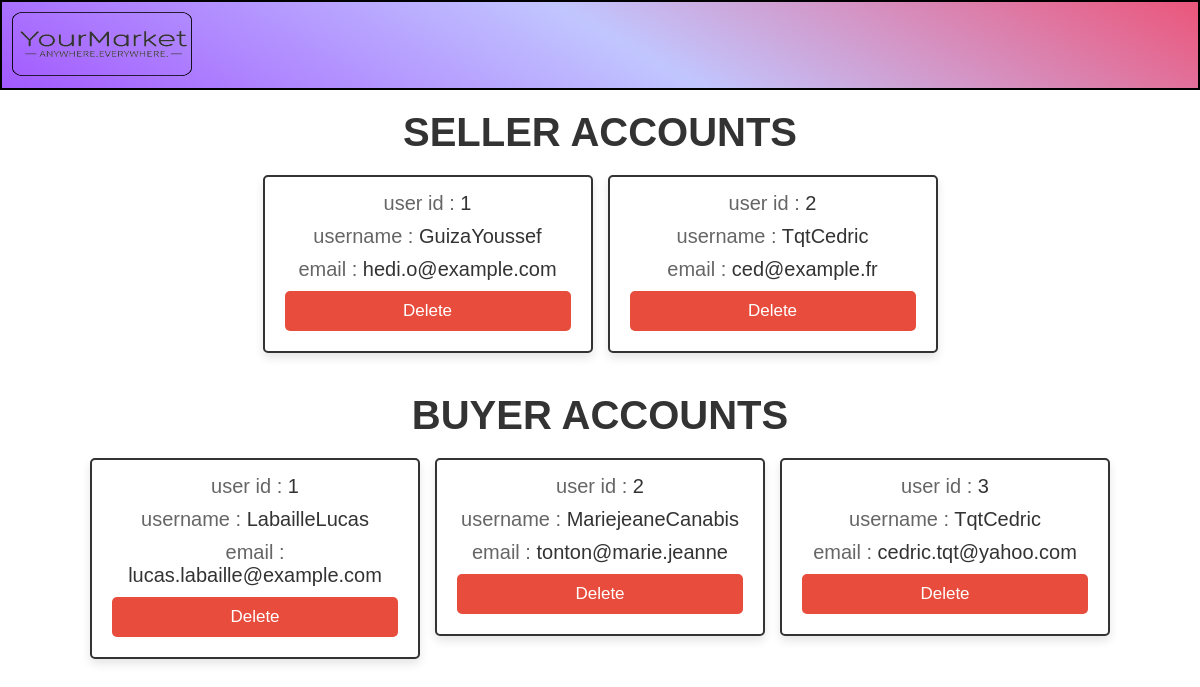
The page /php/admin-view.php (signed in) on the database as committed earlier.
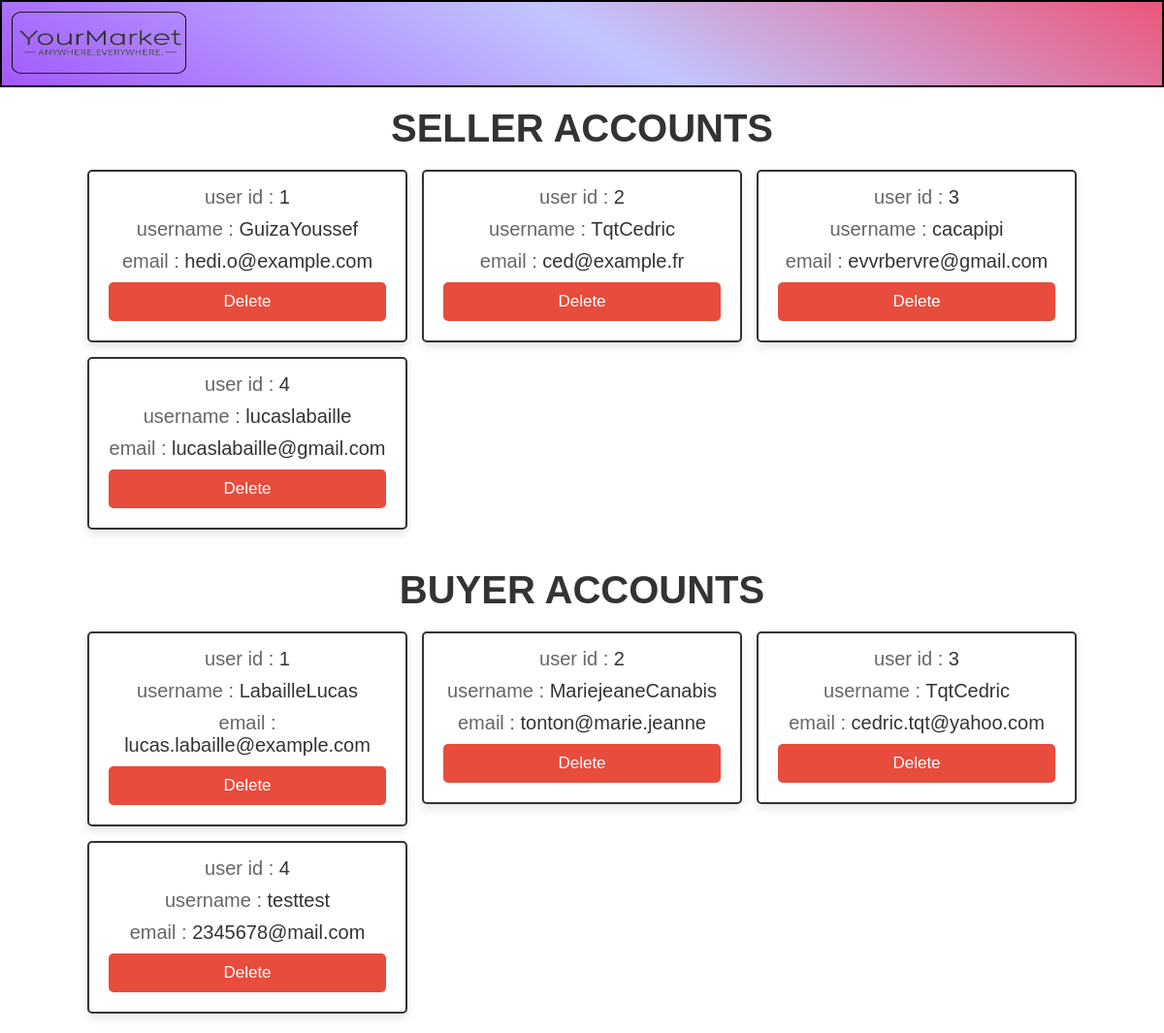
The same page on the database as committed later.
### tables this page shows
CREATE TABLE IF NOT EXISTS `seller` (
  `ID_Seller` int NOT NULL AUTO_INCREMENT,
  `lastname` varchar(20) NOT NULL,
  `firstname` varchar(20) NOT NULL,
  `phone` varchar(10) DEFAULT NULL,
  `dateofbirth` date NOT NULL,
  `email` varchar(200) NOT NULL,
  `password` varchar(255) NOT NULL,
  PRIMARY KEY (`ID_Seller`),
  UNIQUE KEY `email` (`email`)
);

CREATE TABLE IF NOT EXISTS `buyer` (
  `ID_Buyer` int NOT NULL AUTO_INCREMENT,
  `lastname` varchar(20) NOT NULL,
  `firstname` varchar(20) NOT NULL,
  `dateofbirth` date NOT NULL,
  `phone` varchar(10) DEFAULT NULL,
  `email` varchar(200) NOT NULL,
  `password` varchar(255) NOT NULL,
  PRIMARY KEY (`ID_Buyer`),
  UNIQUE KEY `email` (`email`)
);

### php/admin-view.php (the view, shortened to what this page needs)
<?php
$mysqli = require __DIR__ . "/connecdb.php";
?>
<!DOCTYPE html>
<html lang="en">
<head>
    <link rel="stylesheet" href="../css/admin-view.css">
</head>
<body>
<div id="navbar">
    <div class="nav-logo">
        <a href="logout_admin.php"> <img src="../image/logo-2.png" alt="Logo" height="64" width="180"></a>
    </div>
</div>
<section class="accounts">
    <h1 class="heading">Seller Accounts</h1>
    <div class="box-container">
        <?php
        $select_accounts = $mysqli->prepare("SELECT * FROM `seller`");
        $select_accounts->execute();
        $result = $select_accounts->get_result();
        if ($result->num_rows > 0) {
            while ($fetch_accounts = $result->fetch_assoc()) {
                ?>
                <div class="box">
                    <p> user id : <span><?= $fetch_accounts['ID_Seller']; ?></span> </p>
                    <p> username : <span><?= $fetch_accounts['lastname']; ?><?= $fetch_accounts['firstname']; ?></span> </p>
                    <p> email : <span><?= $fetch_accounts['email']; ?></span> </p>
                    <a href="admin-view.php?delete1=<?= $fetch_accounts['ID_Seller']; ?>" onclick="return confirm('Delete this account? The user-related information will also be deleted!')" class="delete-btn">Delete</a>
                </div>
                <?php
            }
        } else {
            echo '<p class="empty">No accounts available!</p>';
        }
        ?>
    </div>
</section>
<section class="accounts">
    <h1 class="heading">Buyer Accounts</h1>
    <div class="box-container">
        <?php
        $select_accounts = $mysqli->prepare("SELECT * FROM `buyer`");
        $select_accounts->execute();
        $result = $select_accounts->get_result();
        if ($result->num_rows > 0) {
            while ($fetch_accounts = $result->fetch_assoc()) {
                ?>
                <div class="box">
                    <p> user id : <span><?= $fetch_accounts['ID_Buyer']; ?></span> </p>
                    <p> username : <span><?= $fetch_accounts['lastname']; ?><?= $fetch_accounts['firstname']; ?></span> </p>
                    <p> email : <span><?= $fetch_accounts['email']; ?></span> </p>
                    <a href="admin-view.php?delete2=<?= $fetch_accounts['ID_Buyer']; ?>" onclick="return confirm('Delete this account? The user-related information will also be deleted!')" class="delete-btn">Delete</a>
                </div>
                <?php
            }
        } else {
            echo '<p class="empty">No accounts available!</p>';
        }
        ?>
    </div>
</section>
</body>
</html>

Rows that differ between the two databases and show on the page:
added seller: ID_Seller "3", lastname "caca", firstname "pipi", email "evvrbervre@gmail.com"
added seller: ID_Seller "4", lastname "lucas", firstname "labaille", email "lucaslabaille@gmail.com"
added buyer: ID_Buyer "4", lastname "test", firstname "test", email "2345678@mail.com"
